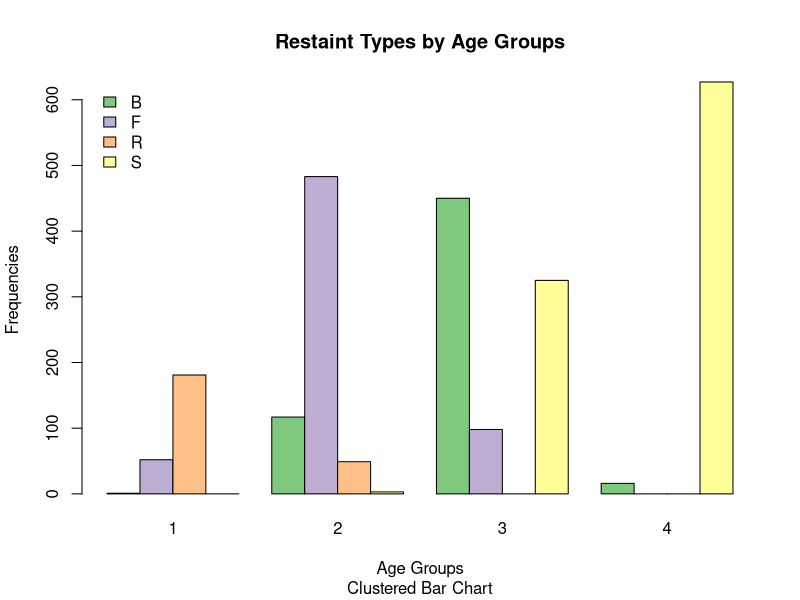
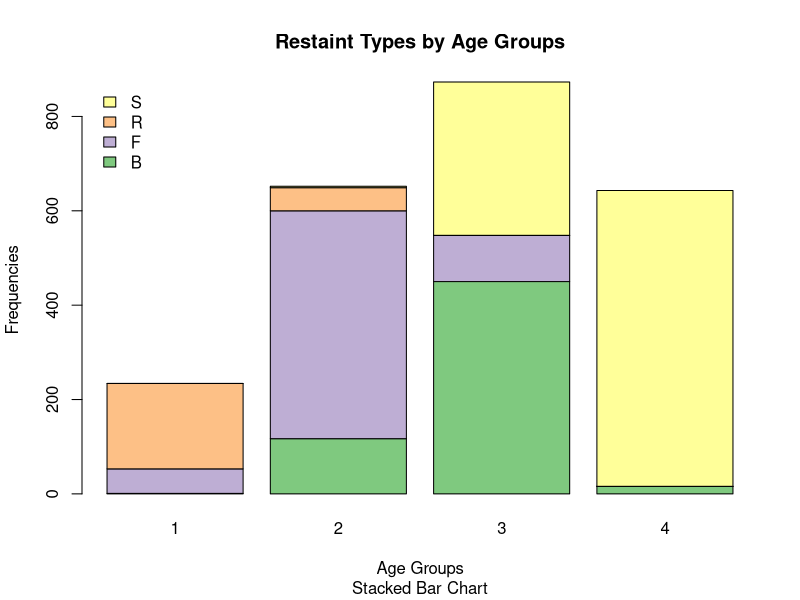
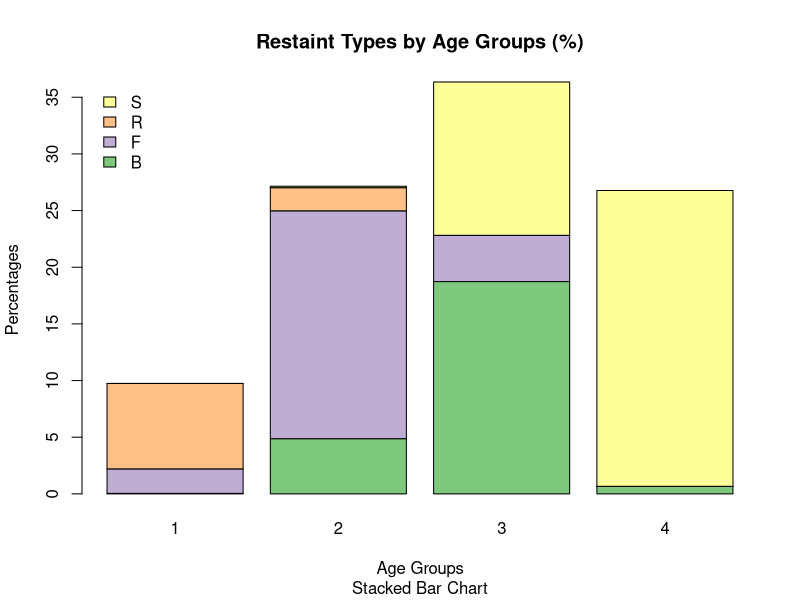
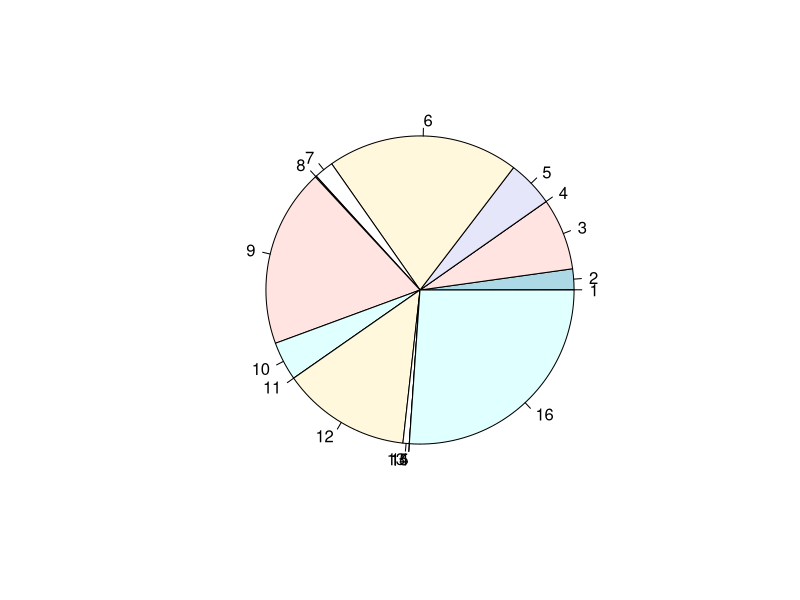

These charts were generated, in order, by the following R code:
data <- read.csv('./Assign1/Child Safety Seat Survey (Win).csv', header = TRUE)

#Loading required libraries
library(RColorBrewer)

# 1.1 Contingency Table
crosstab <- table(data$AgeGroup, data$RestType)# Converting data to contingency table
crosstab_margins <- addmargins(crosstab)# Adding margins (sums) to contingency table

prop_table <- prop.table(crosstab)# Converting contingency table to proportion format
prop_table_margins <- addmargins(prop_table)# Adding margins (sums) to proportion contingency table

# 1.2 Data Types
# No calculations required

# 1.3 Side-by-Side Bar Chart
crosstab_inverse <- table(data$RestType, data$AgeGroup)
crosstab_stackedbars <- barplot(crosstab_inverse, 
                                beside = TRUE,
                                main = "Restaint Types by Age Groups",
                                sub = "Clustered Bar Chart",
                                xlab = "Age Groups",
                                ylab = "Frequencies",
                                col = brewer.pal(n = 4, name = "Accent"),
                                legend.text = c("B","F","R","S"),
                                args.legend = list(x = "topleft", 
                                                   bty = "n", 
                                                   inset=c(0.01, 0)))

# 1.4 Stacked Bar Charts
crosstab_stackedbars <- barplot(crosstab_inverse,
                                main = "Restaint Types by Age Groups",
                                sub = "Stacked Bar Chart",
                                xlab = "Age Groups",
                                ylab = "Frequencies",
                                col = brewer.pal(n = 4, name = "Accent"),
                                legend.text = c("B","F","R","S"),
                                args.legend = list(x = "topleft", 
                                                   bty = "n", 
                                                   inset=c(0.01, 0)))

prop_table_inverse <- prop.table(crosstab_inverse) * 100
crosstab_stackedbars <- barplot(prop_table_inverse,
                                main = "Restaint Types by Age Groups (%)",
                                sub = "Stacked Bar Chart",
                                xlab = "Age Groups",
                                ylab = "Percentages",
                                col = brewer.pal(n = 4, name = "Accent"),
                                legend.text = c("B","F","R","S"),
                                args.legend = list(x = "topleft", 
                                                   bty = "n", 
                                                   inset=c(0.01, 0)))

pie(crosstab_inverse)

# 1.5 Summary of Data
# No calculations required
